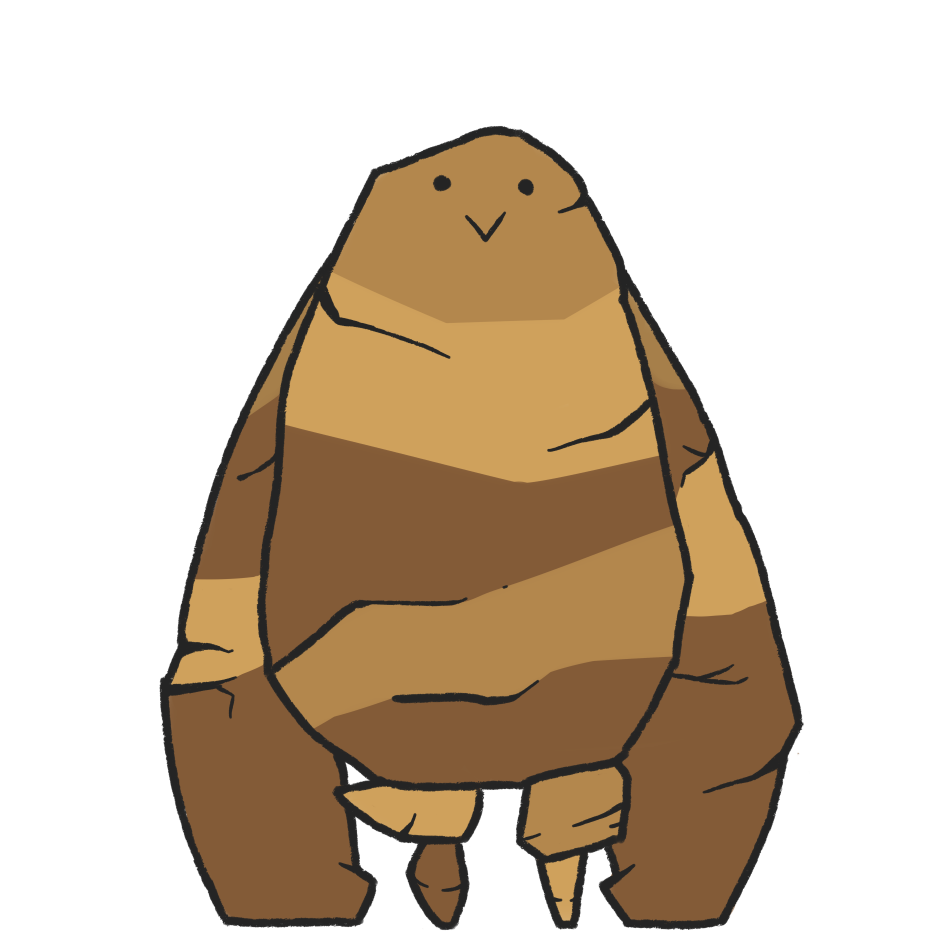
#> input picture PET/Data/Body/RockyBoi.png, 3780 x 3780 px, found by its file name (shown at 1/4 size)
$ python main.py
#> lines starting #> are read from the running program, lines starting #| are printed output that depends on the picture
import pandas as pd
import numpy as np
import random
from PIL import Image

from data import *  # Assumes external functions like data_transform are defined in data.py

# ===========================
# Normalize Vector to [0, 1]
# ===========================
# [6 lines left out: function normalize_list, not called in this run]

# ================================
# Load Accessory Data from CSV
# ================================
def load_data_accessories(filepath="ToyPet/Data/AccessoryDataset.csv"):
    """
    Loads accessory metadata from CSV and returns a nested dictionary:
    {Type -> {FileName -> FeatureVector}}.
    """
    df = pd.read_csv(filepath)
    accessory_types = df.get("Type").unique()

    accessories_dict = {}
    for accessory_type in accessory_types:
        accessories_dict[accessory_type] = {}
        sub_df = df.loc[df["Type"] == accessory_type]
        accessory_items = [list(row) for row in sub_df.itertuples(index=False)]

        for accessory in accessory_items:
            accessories_dict[accessory_type][accessory[0]] = list(accessory[2:])  # skip FileName and Type

    return accessories_dict

# ====================
# Custom Cost Function
# ====================
# [56 lines left out: functions cost_f, knn_accessories, generate_pet, not called in this run]

# ===========================
# Main Loop to Generate Pets
# ===========================
def main_pet(atendee_data, save=False, display=False):
    """
    Generates personalized pet avatars for a group of users.
    """
#> called with save = True, display = True
    final_w, final_h = 4000, 4000
    background_img = Image.new("RGBA", (final_w, final_h), (0, 0, 0, 0))
#> background_img: PIL image 4000x4000 RGBA; every value is 0

    # Load body base
    body_name = "RockyBoi.png"
    body_img = Image.open("ToyPet/Data/Body/" + body_name)
#> body_img is the input picture: PIL image 3780x3780 RGBA; mean R, G, B, A 59.8, 44.6, 26.8, 104.4
    body_w, body_h = body_img.size
#> body_w = 3780; body_h = 3780
    center_coord = [final_w // 2 - body_w // 2, final_h // 2 - body_h // 2]
#> center_coord = [110, 110]

    background_img.paste(body_img, tuple(center_coord), body_img)
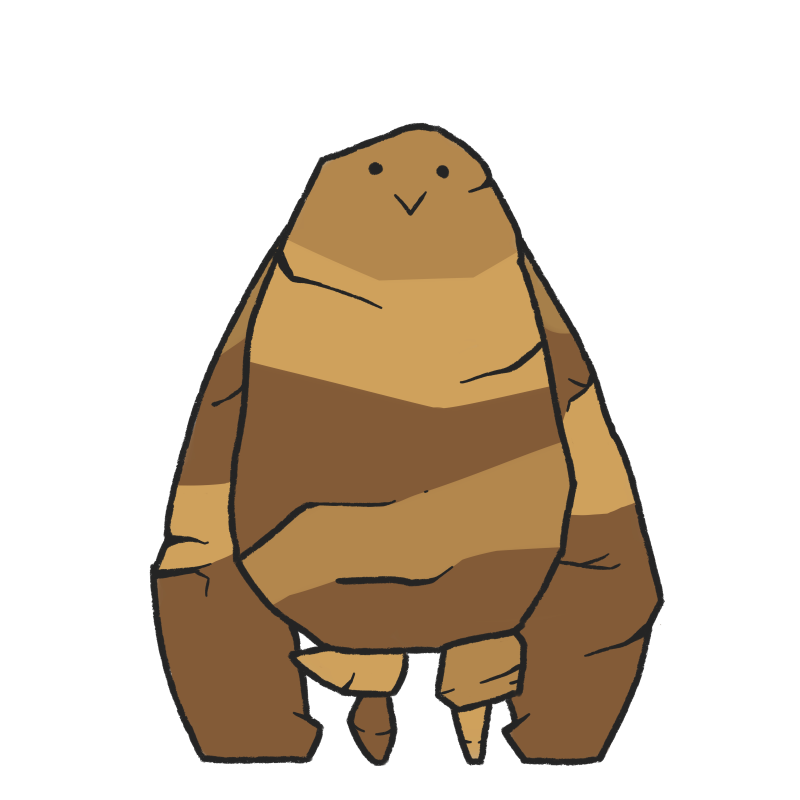
#> background_img: PIL image 4000x4000 RGBA (shown at 1/5 size); mean R, G, B, A 53.3, 39.7, 23.9, 93.1; transparent parts drawn white

    # Load accessories
    acc_data = load_data_accessories()

    # Columns and genre alignment
    column_names = list(atendee_data.columns)[1:]
    objective_columns = ['Comedy','Art','Chill','Food','Social','Rock','Pop','Soul',
                         'Jazz','Electronic','Folk','Reggae','Hip-hop','Punk','Rap',
                         'Classical','Indie','Other']

    # Generate pet for each user
    for i in range(atendee_data.shape[0]):
        user_data = atendee_data.loc[i, :].values.flatten().tolist()
        user_id = user_data.pop(0)

        user_data = data_transform(column_names, objective_columns, user_data)

        base = background_img.copy()
        generate_pet(center_coord, base, acc_data, user_id, user_data, "ToyPet/Exports", save, display)

if __name__ == "__main__":
    # Example input: Replace with get_some_data() or real user data as needed
    atendee_data = {"0": [0,0,60,0,180,0,0,0,180,0,0,0,0,0,150,0,180,0]}
    atendee_df = pd.DataFrame.from_dict(atendee_data, orient='index')
    atendee_df.reset_index(inplace=True)
    atendee_df.rename(columns={'index': 'id'}, inplace=True)

#> (the run stopped early here; a loop or call above may not have finished)
